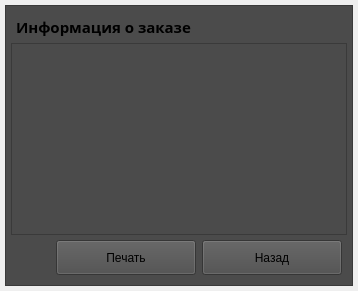
              <widget class="QWidget" name="pageInfoAboutOrder">
               <layout class="QHBoxLayout" name="horizontalLayout_26">
                <property name="leftMargin">
                 <number>5</number>
                </property>
                <property name="topMargin">
                 <number>5</number>
                </property>
                <property name="rightMargin">
                 <number>5</number>
                </property>
                <property name="bottomMargin">
                 <number>5</number>
                </property>
                <item>
                 <widget class="QFrame" name="frame_10">
                  <property name="styleSheet">
                   <string notr="true">background-color: rgb(75, 75, 75);</string>
                  </property>
                  <property name="frameShape">
                   <enum>QFrame::StyledPanel</enum>
                  </property>
                  <property name="frameShadow">
                   <enum>QFrame::Raised</enum>
                  </property>
                  <layout class="QHBoxLayout" name="horizontalLayout_24">
                   <property name="spacing">
                    <number>6</number>
                   </property>
                   <property name="leftMargin">
                    <number>5</number>
                   </property>
                   <property name="topMargin">
                    <number>5</number>
                   </property>
                   <property name="rightMargin">
                    <number>5</number>
                   </property>
                   <property name="bottomMargin">
                    <number>5</number>
                   </property>
                   <item>
                    <layout class="QGridLayout" name="gridLayout_9">
                     <property name="spacing">
                      <number>0</number>
                     </property>
                     <item row="0" column="0">
                      <layout class="QHBoxLayout" name="horizontalLayout_25">
                       <property name="leftMargin">
                        <number>5</number>
                       </property>
                       <property name="topMargin">
                        <number>5</number>
                       </property>
                       <property name="rightMargin">
                        <number>5</number>
                       </property>
                       <property name="bottomMargin">
                        <number>5</number>
                       </property>
                       <item>
                        <widget class="QLabel" name="label_24">
                         <property name="enabled">
                          <bool>true</bool>
                         </property>
                         <property name="font">
                          <font>
                           <family>Montserrat</family>
                           <pointsize>11</pointsize>
                           <weight>75</weight>
                           <italic>false</italic>
                           <bold>true</bold>
                          </font>
                         </property>
                         <property name="autoFillBackground">
                          <bool>false</bool>
                         </property>
                         <property name="styleSheet">
                          <string notr="true">font: 75 11pt &quot;Montserrat&quot;;
font: bold;</string>
                         </property>
                         <property name="text">
                          <string>Информация о заказе</string>
                         </property>
                        </widget>
                       </item>
                       <item>
                        <spacer name="horizontalSpacer_12">
                         <property name="orientation">
                          <enum>Qt::Horizontal</enum>
                         </property>
                         <property name="sizeHint" stdset="0">
                          <size>
                           <width>40</width>
                           <height>20</height>
                          </size>
                         </property>
                        </spacer>
                       </item>
                      </layout>
                     </item>
                     <item row="2" column="0">
                      <layout class="QHBoxLayout" name="horizontalLayout_27">
                       <property name="spacing">
                        <number>6</number>
                       </property>
                       <property name="leftMargin">
                        <number>5</number>
                       </property>
                       <property name="topMargin">
                        <number>5</number>
                       </property>
                       <property name="rightMargin">
                        <number>5</number>
                       </property>
                       <property name="bottomMargin">
                        <number>5</number>
                       </property>
                       <item>
                        <spacer name="horizontalSpacer_13">
                         <property name="orientation">
                          <enum>Qt::Horizontal</enum>
                         </property>
                         <property name="sizeHint" stdset="0">
                          <size>
                           <width>40</width>
                           <height>20</height>
                          </size>
                         </property>
                        </spacer>
                       </item>
                       <item>
                        <widget class="QPushButton" name="printInfoOrder">
                         <property name="minimumSize">
                          <size>
                           <width>140</width>
                           <height>35</height>
                          </size>
                         </property>
                         <property name="text">
                          <string>Печать</string>
                         </property>
                        </widget>
                       </item>
                       <item>
                        <widget class="QPushButton" name="cancelInfoOrder">
                         <property name="minimumSize">
                          <size>
                           <width>140</width>
                           <height>35</height>
                          </size>
                         </property>
                         <property name="styleSheet">
                          <string notr="true"/>
                         </property>
                         <property name="text">
                          <string>Назад</string>
                         </property>
                        </widget>
                       </item>
                      </layout>
                     </item>
                     <item row="1" column="0">
                      <widget class="QListView" name="listOrders_2"/>
                     </item>
                    </layout>
                   </item>
                  </layout>
                 </widget>
                </item>
               </layout>
              </widget>
